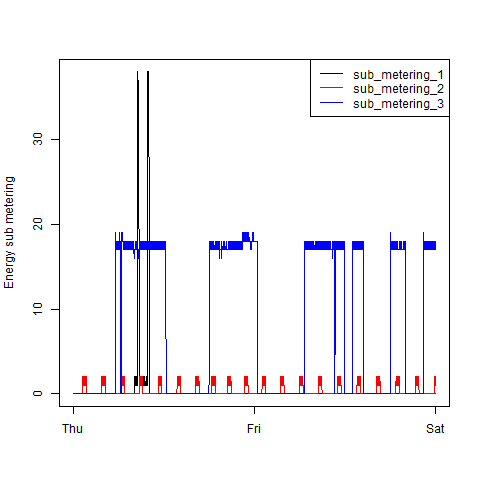

Here is the R script that generated this plot:
#plot the multiplt line graph with legend
png("plot3.png")
with(electricitydata,plot(datetime,submetering1,type="l",xlab=" ",ylab="Energy sub metering"))
with(electricitydata,points(datetime,submetering2,type="l",col="red"))
with(electricitydata,points(datetime,submetering3,type="l",col="blue"))
legend("topright",col=c("black","red","blue"),lty=1, legend=c("sub_metering_1","sub_metering_2","sub_metering_3"))
dev.off()
